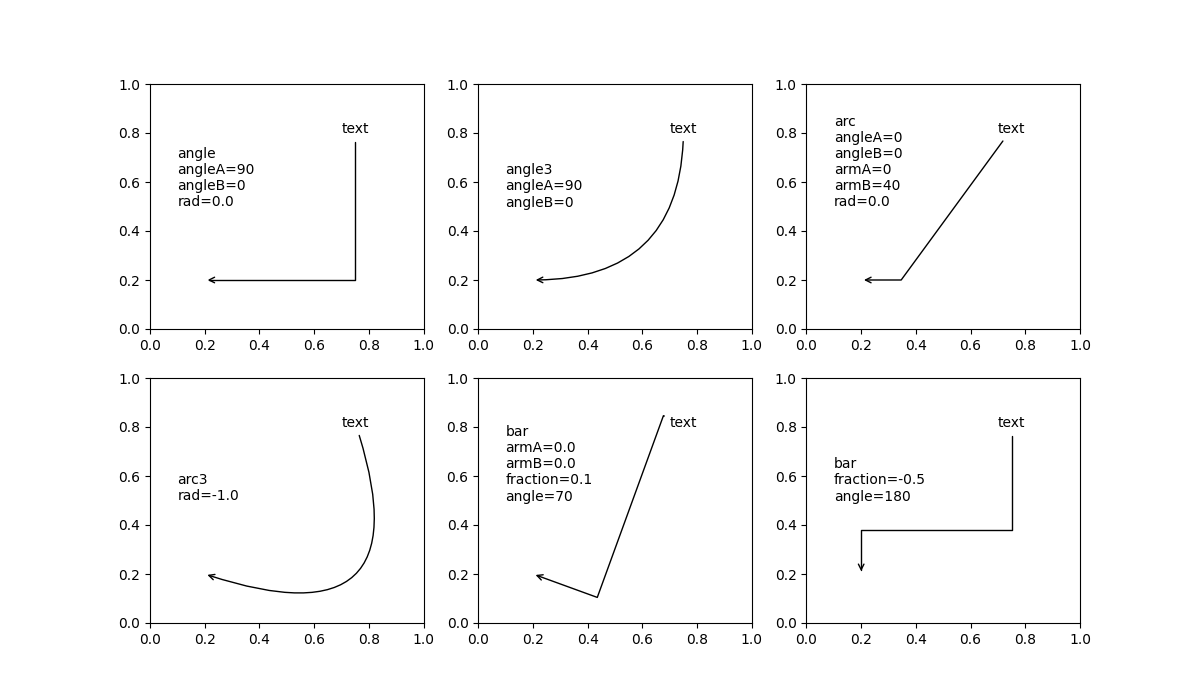

Write Python code to recreate this figure.
import matplotlib.pyplot as plt
import math
fig, axs = plt.subplots(2, 3, figsize=(12, 7))
conn_style=[
 'angle,angleA=90,angleB=0,rad=0.0',
 'angle3,angleA=90,angleB=0',
 'arc,angleA=0,angleB=0,armA=0,armB=40,rad=0.0',
 'arc3,rad=-1.0',
 'bar,armA=0.0,armB=0.0,fraction=0.1,angle=70',
 'bar,fraction=-0.5,angle=180',
]
for i in range(2):
 for j in range(3):
   axs[i, j].text(0.1, 0.5, '\n'.join(conn_style[i*3+j].split(',')))
   axs[i, j].annotate('text', xy=(0.2, 0.2), xycoords='data',
 xytext=(0.7, 0.8), textcoords='data',
 arrowprops=dict(arrowstyle='->', 
connectionstyle=conn_style[i*3+j]))

plt.show()
